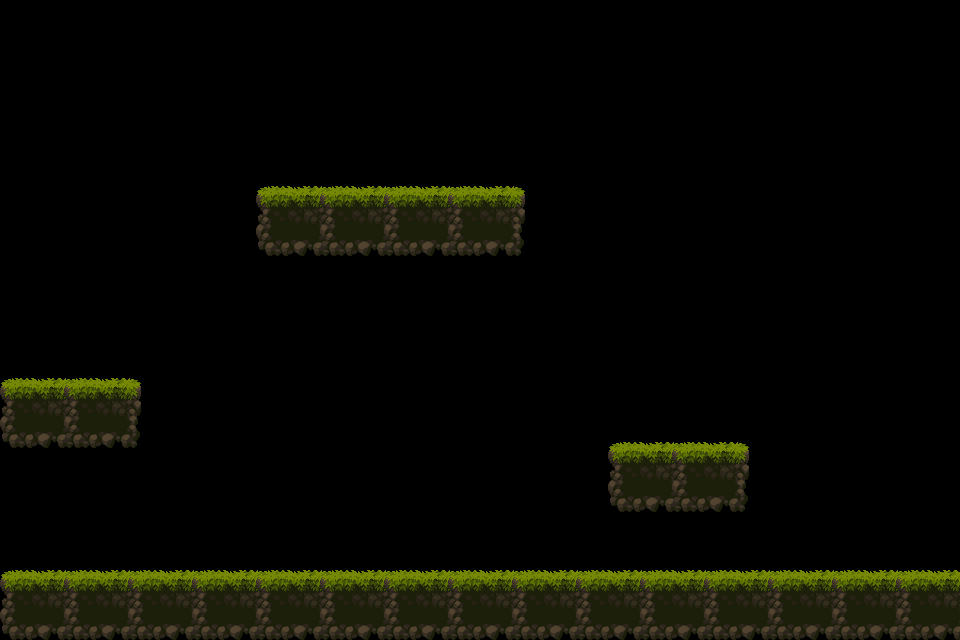

A 2D game scene composited from a Tiled map and its tileset images. What follows is a short description and the map's XML, with each tile layer's data collapsed to a summary:
An orthogonal 30x20 tile map with 32x32 px tiles, 1 tile layer (Calque de Tuiles 1).

<map version="1.8" tiledversion="1.8.5" orientation="orthogonal" renderorder="right-down" width="30" height="20" tilewidth="32" tileheight="32" infinite="0" nextlayerid="2" nextobjectid="1">
 <tileset firstgid="1" name="Test" tilewidth="77" tileheight="70" tilecount="1" columns="0">
  <grid orientation="orthogonal" width="1" height="1" />
  <tile id="0">
   <image width="77" height="70" source="Tile.png" />
  </tile>
 </tileset>
 <layer id="1" name="Calque de Tuiles 1" width="30" height="20">
  <data>[600 cells, 23 non-empty, 1 distinct tile ids]</data>
 </layer>
</map>